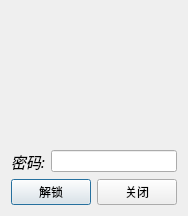
<?xml version="1.0" encoding="UTF-8"?>
<ui version="4.0">
 <class>password_Dialog</class>
 <widget class="QDialog" name="password_Dialog">
  <property name="geometry">
   <rect>
    <x>0</x>
    <y>0</y>
    <width>174</width>
    <height>216</height>
   </rect>
  </property>
  <property name="windowTitle">
   <string/>
  </property>
  <layout class="QVBoxLayout" name="verticalLayout" stretch="8,0,0">
   <item>
    <widget class="QWidget" name="widget" native="true">
     <property name="styleSheet">
      <string notr="true">border-image: url(:/icon/background.jpg);</string>
     </property>
    </widget>
   </item>
   <item>
    <layout class="QHBoxLayout" name="horizontalLayout">
     <item>
      <widget class="QLabel" name="label">
       <property name="font">
        <font>
         <family>微软雅黑</family>
         <pointsize>11</pointsize>
         <weight>50</weight>
         <italic>true</italic>
         <bold>false</bold>
        </font>
       </property>
       <property name="text">
        <string>密码:</string>
       </property>
      </widget>
     </item>
     <item>
      <widget class="QLineEdit" name="password_lineEdit">
       <property name="echoMode">
        <enum>QLineEdit::Password</enum>
       </property>
      </widget>
     </item>
    </layout>
   </item>
   <item>
    <layout class="QHBoxLayout" name="horizontalLayout_2">
     <item>
      <widget class="QPushButton" name="unlock_pushButton">
       <property name="text">
        <string>解锁</string>
       </property>
      </widget>
     </item>
     <item>
      <widget class="QPushButton" name="pushButton">
       <property name="text">
        <string>关闭</string>
       </property>
      </widget>
     </item>
    </layout>
   </item>
  </layout>
 </widget>
 <resources>
  <include location="../main/icons.qrc"/>
 </resources>
 <connections>
  <connection>
   <sender>pushButton</sender>
   <signal>clicked()</signal>
   <receiver>password_Dialog</receiver>
   <slot>close()</slot>
   <hints>
    <hint type="sourcelabel">
     <x>126</x>
     <y>195</y>
    </hint>
    <hint type="destinationlabel">
     <x>169</x>
     <y>182</y>
    </hint>
   </hints>
  </connection>
 </connections>
</ui>
